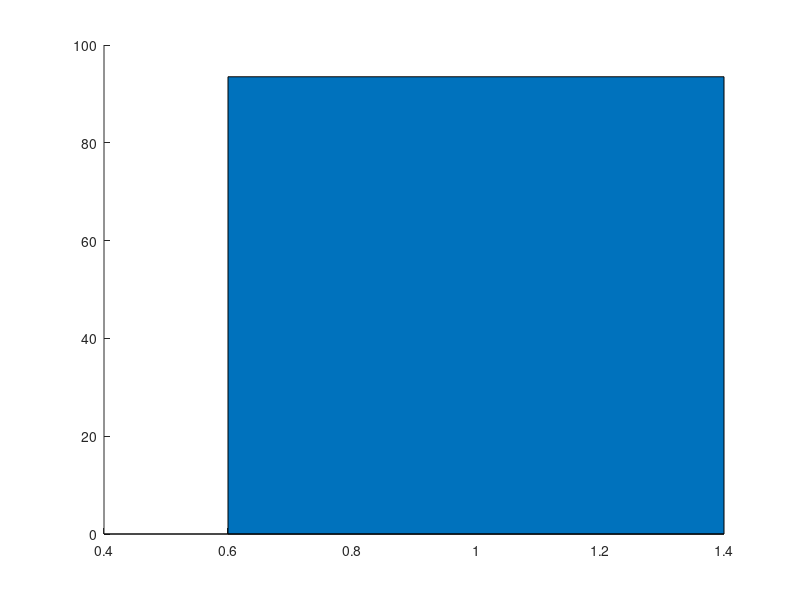

Write MATLAB code to recreate this figure. (Note: this script raises an error after producing the figure.)
% =========================================================================
% Figure 5e: Generalization Index (%) 
% Layout: Independent bar charts
% =========================================================================

% Load generalization data and standard errors
load('Fig_5e.mat', 'Generalization_Index', 'SE');

% --- 1. Parameter Setup & Color Definition ---
x = [1, 2];

% Post1 Colors (Blue theme)
faceColor1 = [0.60, 0.74, 0.86]; % Light blue fill
edgeColor1 = [0.33, 0.55, 0.78]; % Dark blue edge

% Post2 Colors (Orange theme)
faceColor2 = [0.93, 0.64, 0.45]; % Light orange fill
edgeColor2 = [0.89, 0.42, 0.13]; % Dark orange edge

% Initialize figure window
figure('Name', 'Figure 5e', 'Position', [600, 100, 350, 450], 'Color', 'w');
hold on;

% --- 2. Plot Bars with Independent Edge and Face Colors ---
bar_width = 0.4; % Set bar thickness

% Plot Post1 Bar
b1 = bar(1, Generalization_Index(1), bar_width); 
b1.FaceColor = faceColor1;
b1.EdgeColor = edgeColor1;
b1.LineWidth = 3.5; % Thicken edges for better contrast

% Plot Post2 Bar
b2 = bar(2, Generalization_Index(2), bar_width);
b2.FaceColor = faceColor2;
b2.EdgeColor = edgeColor2;
b2.LineWidth = 3.5;

% --- 3. Plot Reference Line ---
% Draw a dashed horizontal baseline at y = 100% (theoretical maximum)
yline(100, '--', 'Color', [0.55, 0.55, 0.55], 'LineWidth', 2.5);

% --- 4. Plot Error Bars (Truncated at 100%) ---
% Calculate asymmetric error bars to prevent them from exceeding 100%
SE_lower = SE; 
SE_upper = min(SE, 100 - Generalization_Index); 

% Plot error bars using the asymmetric syntax (yneg, ypos)
errorbar(x, Generalization_Index, SE_lower, SE_upper, 'k', 'LineStyle', 'none', ...
    'LineWidth', 2.5, 'CapSize', 6, 'Color', [0.35, 0.35, 0.35]);

% --- 5. Axes Formatting & Aesthetics ---
ylabel('Generalization (%)', 'FontSize', 22, 'FontName', 'Arial');

% Set X-axis limits and labels with padding
xlim([0.3 2.7]);
set(gca, 'XTick', [1 2], 'XTickLabel', {'Post1', 'Post2'}, ...
    'FontSize', 18, 'FontName', 'Arial');

% Set Y-axis limits and ticks
ylim([0 115]); 
yticks(0:20:100);

% Clean up axes (Box off, outward ticks)
box off;
set(gca, 'LineWidth', 2, 'TickDir', 'out', 'TickLength', [0.02 0.02]);

% Remove small tick lines on the X-axis for a cleaner baseline look
ax = gca;
ax.XAxis.TickLength = [0 0];

hold off;
